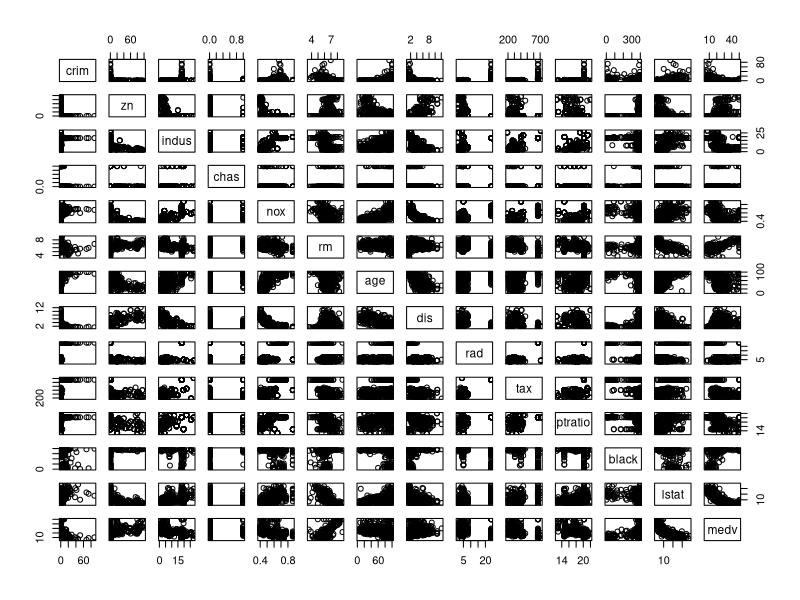
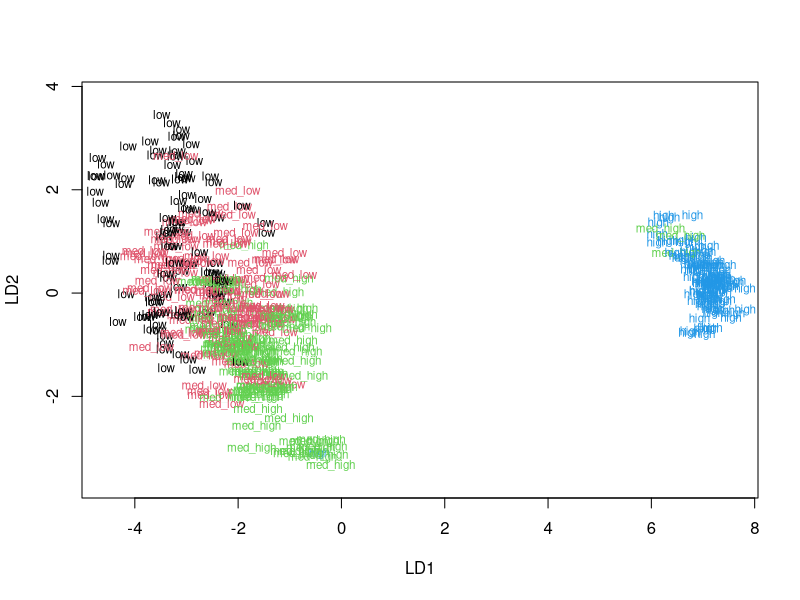
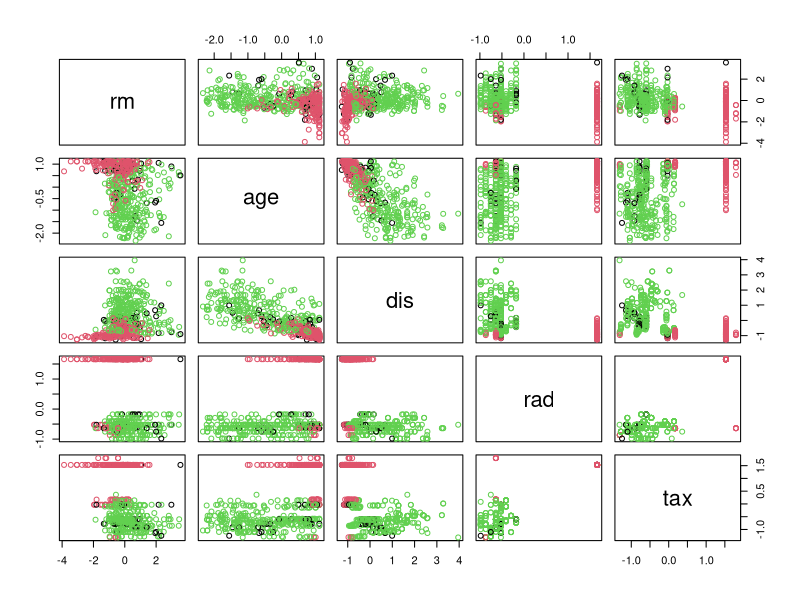
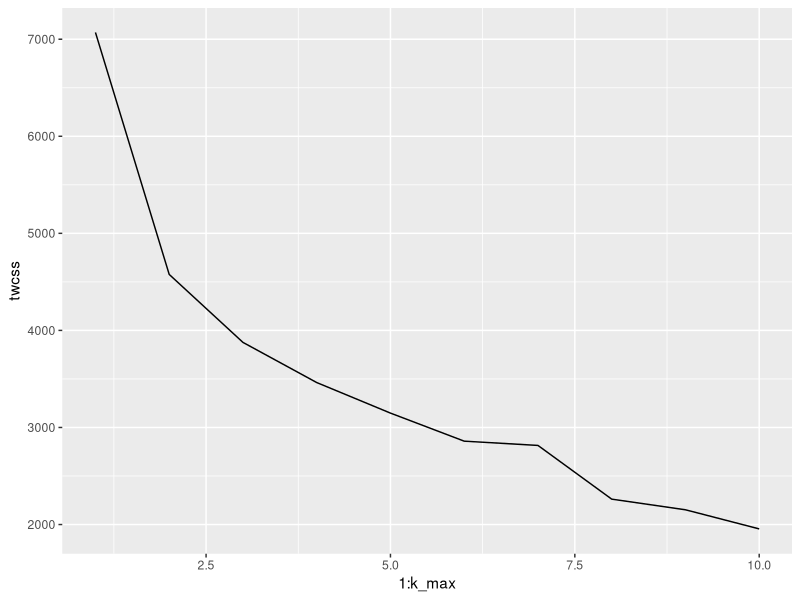
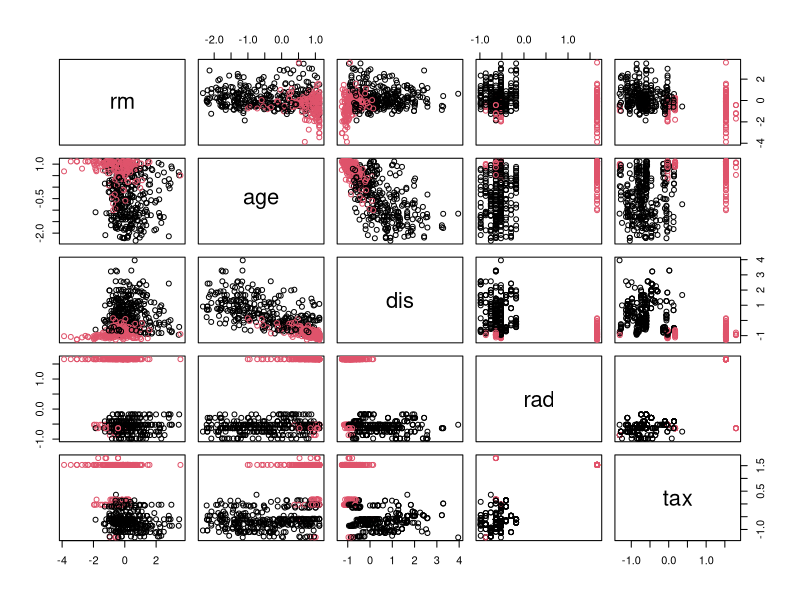
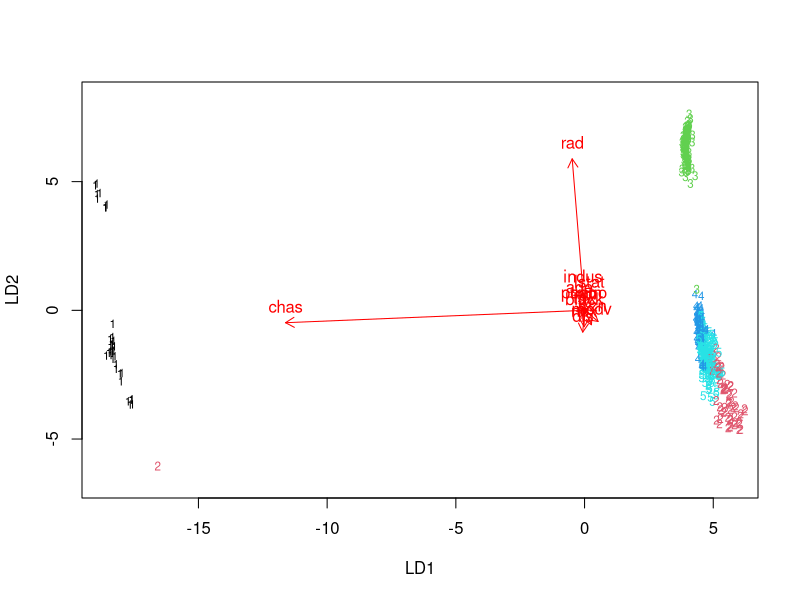

Write the R code that produced these figures, in order.
## ---- chunk 1
library(dplyr)
library(ggplot2)
library(MASS)
data("Boston")
str(Boston)
dim(Boston)
## ---- chunk 2
pairs(Boston)
summary(Boston)
## ---- chunk 3
boston_scaled <- scale(Boston)
boston_scaled <- as.data.frame(boston_scaled)
apply(boston_scaled,2, sd, na.rm=TRUE)
summary(boston_scaled)
## ---- chunk 4
bins <- quantile(boston_scaled$crim)
crime <- cut(boston_scaled$crim, breaks = bins, include.lowest = TRUE, labels = c("low", "med_low", "med_high", "high"))
boston_scaled <- dplyr::select(boston_scaled, -crim)
boston_scaled <- data.frame(boston_scaled, crime)
## ---- chunk 5
n <- nrow(boston_scaled)
ind <- sample(n,  size = n * 0.8)
train <- boston_scaled[ind,]
test <- boston_scaled[-ind,]
## ---- chunk 6
lda.fit <- lda(crime~., data=train)
classes <- as.numeric(train$crime)
plot(lda.fit, dimen=2, col=classes)
## ---- chunk 7
correct_classes <- test$crime
test <- dplyr::select(test, -crime)
lda.pred <- predict(lda.fit, newdata=test)
table(correct = correct_classes, predicted = lda.pred$class)
## ---- chunk 8
data("Boston")
boston_scaled <- scale(Boston)
boston_euk_dist <- dist(boston_scaled)
## ---- chunk 9
km <-kmeans(boston_scaled, centers = 3)
pairs(boston_scaled[,6:10], col = km$cluster)
## ---- chunk 10
set.seed(123)

k_max <- 10
twcss <- sapply(1:k_max, function(k){kmeans(boston_scaled, k)$tot.withinss})
qplot(x = 1:k_max, y = twcss, geom = 'line')
## ---- chunk 11
km <-kmeans(boston_scaled, centers = 2)
pairs(boston_scaled[,6:10], col = km$cluster)
## ---- chunk 12
data("Boston")
boston_scaled <- as.data.frame(scale(Boston))
## ---- chunk 13
km <- kmeans(boston_scaled, centers=5)
boston_scaled <- mutate(boston_scaled, cluster=km$cluster)
lda_boston <- lda(cluster ~., data=boston_scaled)
## ---- chunk 14
lda.arrows <- function(x, myscale = 1, arrow_heads = 0.1, color = "red", tex = 0.75, choices = c(1,2)){
  heads <- coef(x)
  arrows(x0 = 0, y0 = 0, 
         x1 = myscale * heads[,choices[1]], 
         y1 = myscale * heads[,choices[2]], col=color, length = arrow_heads)
  text(myscale * heads[,choices], labels = row.names(heads), 
       cex = tex, col=color, pos=3)
}
plot(lda_boston, dimen=2, col=boston_scaled$cluster)
lda.arrows(lda_boston, myscale = 2, tex=1)
